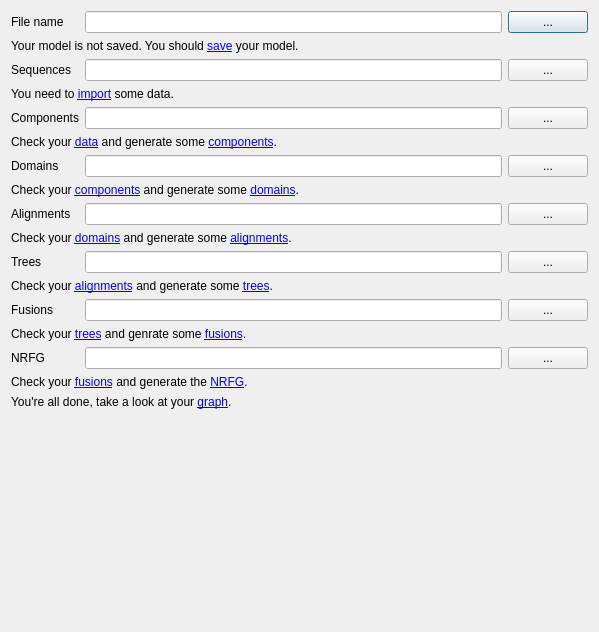
<?xml version="1.0" encoding="UTF-8"?>
<ui version="4.0">
 <class>Dialog</class>
 <widget class="QDialog" name="Dialog">
  <property name="geometry">
   <rect>
    <x>0</x>
    <y>0</y>
    <width>599</width>
    <height>632</height>
   </rect>
  </property>
  <property name="minimumSize">
   <size>
    <width>400</width>
    <height>600</height>
   </size>
  </property>
  <layout class="QGridLayout" name="gridLayout">
   <item row="19" column="0" colspan="2">
    <spacer name="verticalSpacer">
     <property name="orientation">
      <enum>Qt::Vertical</enum>
     </property>
     <property name="sizeHint" stdset="0">
      <size>
       <width>20</width>
       <height>40</height>
      </size>
     </property>
    </spacer>
   </item>
   <item row="16" column="0">
    <widget class="QLabel" name="LBL_NRFG">
     <property name="text">
      <string>NRFG</string>
     </property>
    </widget>
   </item>
   <item row="14" column="0">
    <widget class="QLabel" name="LBL_FUSIONS">
     <property name="text">
      <string>Fusions</string>
     </property>
    </widget>
   </item>
   <item row="10" column="0">
    <widget class="QLabel" name="LBL_ALIGNMENTS">
     <property name="text">
      <string>Alignments</string>
     </property>
    </widget>
   </item>
   <item row="12" column="1">
    <widget class="QLineEdit" name="TXT_TREES">
     <property name="readOnly">
      <bool>true</bool>
     </property>
    </widget>
   </item>
   <item row="12" column="0">
    <widget class="QLabel" name="LBL_TREES">
     <property name="text">
      <string>Trees</string>
     </property>
    </widget>
   </item>
   <item row="3" column="0">
    <widget class="QLabel" name="LBL_SEQUENCES">
     <property name="text">
      <string>Sequences</string>
     </property>
    </widget>
   </item>
   <item row="3" column="1">
    <widget class="QLineEdit" name="TXT_SEQUENCES">
     <property name="readOnly">
      <bool>true</bool>
     </property>
    </widget>
   </item>
   <item row="6" column="1">
    <widget class="QLineEdit" name="TXT_COMPONENTS">
     <property name="readOnly">
      <bool>true</bool>
     </property>
    </widget>
   </item>
   <item row="6" column="0">
    <widget class="QLabel" name="LBL_COMPONENTS">
     <property name="text">
      <string>Components</string>
     </property>
    </widget>
   </item>
   <item row="10" column="1">
    <widget class="QLineEdit" name="TXT_ALIGNMENTS">
     <property name="readOnly">
      <bool>true</bool>
     </property>
    </widget>
   </item>
   <item row="16" column="1">
    <widget class="QLineEdit" name="TXT_NRFG">
     <property name="readOnly">
      <bool>true</bool>
     </property>
    </widget>
   </item>
   <item row="14" column="1">
    <widget class="QLineEdit" name="TXT_FUSIONS">
     <property name="readOnly">
      <bool>true</bool>
     </property>
    </widget>
   </item>
   <item row="8" column="0">
    <widget class="QLabel" name="LBL_DOMAINS">
     <property name="text">
      <string>Domains</string>
     </property>
    </widget>
   </item>
   <item row="1" column="0">
    <widget class="QLabel" name="LBL_FILENAME">
     <property name="text">
      <string>File name</string>
     </property>
    </widget>
   </item>
   <item row="8" column="1">
    <widget class="QLineEdit" name="TXT_DOMAINS">
     <property name="readOnly">
      <bool>true</bool>
     </property>
    </widget>
   </item>
   <item row="1" column="1">
    <widget class="QLineEdit" name="TXT_FILENAME">
     <property name="readOnly">
      <bool>true</bool>
     </property>
    </widget>
   </item>
   <item row="1" column="2">
    <widget class="QPushButton" name="BTN_FILENAME">
     <property name="text">
      <string>...</string>
     </property>
    </widget>
   </item>
   <item row="3" column="2">
    <widget class="QPushButton" name="BTN_SEQUENCES">
     <property name="text">
      <string>...</string>
     </property>
    </widget>
   </item>
   <item row="6" column="2">
    <widget class="QPushButton" name="BTN_COMPONENTS">
     <property name="text">
      <string>...</string>
     </property>
    </widget>
   </item>
   <item row="8" column="2">
    <widget class="QPushButton" name="BTN_DOMAINS">
     <property name="text">
      <string>...</string>
     </property>
    </widget>
   </item>
   <item row="10" column="2">
    <widget class="QPushButton" name="BTN_ALIGNMENTS">
     <property name="text">
      <string>...</string>
     </property>
    </widget>
   </item>
   <item row="12" column="2">
    <widget class="QPushButton" name="BTN_TREES">
     <property name="text">
      <string>...</string>
     </property>
    </widget>
   </item>
   <item row="14" column="2">
    <widget class="QPushButton" name="BTN_FUSIONS">
     <property name="text">
      <string>...</string>
     </property>
    </widget>
   </item>
   <item row="16" column="2">
    <widget class="QPushButton" name="BTN_NRFG">
     <property name="text">
      <string>...</string>
     </property>
    </widget>
   </item>
   <item row="2" column="0" colspan="3">
    <widget class="QLabel" name="LBL_WARN_FILENAME">
     <property name="sizePolicy">
      <sizepolicy hsizetype="Preferred" vsizetype="Fixed">
       <horstretch>0</horstretch>
       <verstretch>0</verstretch>
      </sizepolicy>
     </property>
     <property name="text">
      <string>Your model is not saved. You should &lt;a href=&quot;action:show_save_model&quot;&gt;save&lt;/a&gt; your model.</string>
     </property>
     <property name="style" stdset="0">
      <string>warning</string>
     </property>
    </widget>
   </item>
   <item row="5" column="0" colspan="3">
    <widget class="QLabel" name="LBL_WARN_SEQUENCES">
     <property name="sizePolicy">
      <sizepolicy hsizetype="Preferred" vsizetype="Fixed">
       <horstretch>0</horstretch>
       <verstretch>0</verstretch>
      </sizepolicy>
     </property>
     <property name="text">
      <string>You need to &lt;a href=&quot;action:import_file&quot;&gt;import&lt;/a&gt; some data.</string>
     </property>
     <property name="style" stdset="0">
      <string>warning</string>
     </property>
    </widget>
   </item>
   <item row="7" column="0" colspan="3">
    <widget class="QLabel" name="LBL_WARN_COMPONENTS">
     <property name="sizePolicy">
      <sizepolicy hsizetype="Preferred" vsizetype="Fixed">
       <horstretch>0</horstretch>
       <verstretch>0</verstretch>
      </sizepolicy>
     </property>
     <property name="text">
      <string>Check your &lt;a href=&quot;action:show_text_data&quot;&gt;data&lt;/a&gt; and generate some &lt;a href=&quot;action:create_components&quot;&gt;components&lt;/a&gt;.</string>
     </property>
     <property name="style" stdset="0">
      <string>warning</string>
     </property>
    </widget>
   </item>
   <item row="9" column="0" colspan="3">
    <widget class="QLabel" name="LBL_WARN_DOMAINS">
     <property name="sizePolicy">
      <sizepolicy hsizetype="Preferred" vsizetype="Fixed">
       <horstretch>0</horstretch>
       <verstretch>0</verstretch>
      </sizepolicy>
     </property>
     <property name="text">
      <string>Check your &lt;a href=&quot;action:show_entities&quot;&gt;components&lt;/a&gt; and generate some &lt;a href=&quot;action:show_domains&quot;&gt;domains&lt;/a&gt;.</string>
     </property>
     <property name="style" stdset="0">
      <string>warning</string>
     </property>
    </widget>
   </item>
   <item row="11" column="0" colspan="3">
    <widget class="QLabel" name="LBL_WARN_ALIGNMENTS">
     <property name="sizePolicy">
      <sizepolicy hsizetype="Preferred" vsizetype="Fixed">
       <horstretch>0</horstretch>
       <verstretch>0</verstretch>
      </sizepolicy>
     </property>
     <property name="text">
      <string>Check your &lt;a href=&quot;action:show_lego&quot;&gt;domains&lt;/a&gt; and generate some &lt;a href=&quot;action:create_alignments&quot;&gt;alignments&lt;/a&gt;.</string>
     </property>
     <property name="style" stdset="0">
      <string>warning</string>
     </property>
    </widget>
   </item>
   <item row="13" column="0" colspan="3">
    <widget class="QLabel" name="LBL_WARN_TREES">
     <property name="sizePolicy">
      <sizepolicy hsizetype="Preferred" vsizetype="Fixed">
       <horstretch>0</horstretch>
       <verstretch>0</verstretch>
      </sizepolicy>
     </property>
     <property name="text">
      <string>Check your &lt;a href=&quot;action:show_alignments&quot;&gt;alignments&lt;/a&gt; and generate some &lt;a href=&quot;action:create_trees&quot;&gt;trees&lt;/a&gt;.</string>
     </property>
     <property name="style" stdset="0">
      <string>warning</string>
     </property>
    </widget>
   </item>
   <item row="15" column="0" colspan="3">
    <widget class="QLabel" name="LBL_WARN_FUSIONS">
     <property name="sizePolicy">
      <sizepolicy hsizetype="Preferred" vsizetype="Fixed">
       <horstretch>0</horstretch>
       <verstretch>0</verstretch>
      </sizepolicy>
     </property>
     <property name="text">
      <string>Check your &lt;a href=&quot;action:show_trees&quot;&gt;trees&lt;/a&gt; and genrate some &lt;a href=&quot;action:create_fusions&quot;&gt;fusions&lt;/a&gt;.</string>
     </property>
     <property name="style" stdset="0">
      <string>warning</string>
     </property>
    </widget>
   </item>
   <item row="17" column="0" colspan="3">
    <widget class="QLabel" name="LBL_WARN_NRFG">
     <property name="sizePolicy">
      <sizepolicy hsizetype="Preferred" vsizetype="Fixed">
       <horstretch>0</horstretch>
       <verstretch>0</verstretch>
      </sizepolicy>
     </property>
     <property name="text">
      <string>Check your &lt;a href=&quot;action:show_fusions&quot;&gt;fusions&lt;/a&gt; and generate the &lt;a href=&quot;action:create_nrfg&quot;&gt;NRFG&lt;/a&gt;.</string>
     </property>
     <property name="style" stdset="0">
      <string>warning</string>
     </property>
    </widget>
   </item>
   <item row="18" column="0" colspan="3">
    <widget class="QLabel" name="LBL_WARN_GRAPH">
     <property name="sizePolicy">
      <sizepolicy hsizetype="Preferred" vsizetype="Fixed">
       <horstretch>0</horstretch>
       <verstretch>0</verstretch>
      </sizepolicy>
     </property>
     <property name="text">
      <string>You're all done, take a look at your &lt;a href=&quot;action:show_trees&quot;&gt;graph&lt;/a&gt;.</string>
     </property>
     <property name="style" stdset="0">
      <string>warning</string>
     </property>
    </widget>
   </item>
  </layout>
 </widget>
 <resources>
  <include location="../../../../../../intermake/intermake/hosts/frontends/gui_qt/designer/resource_files/resources.qrc"/>
 </resources>
 <connections/>
</ui>
